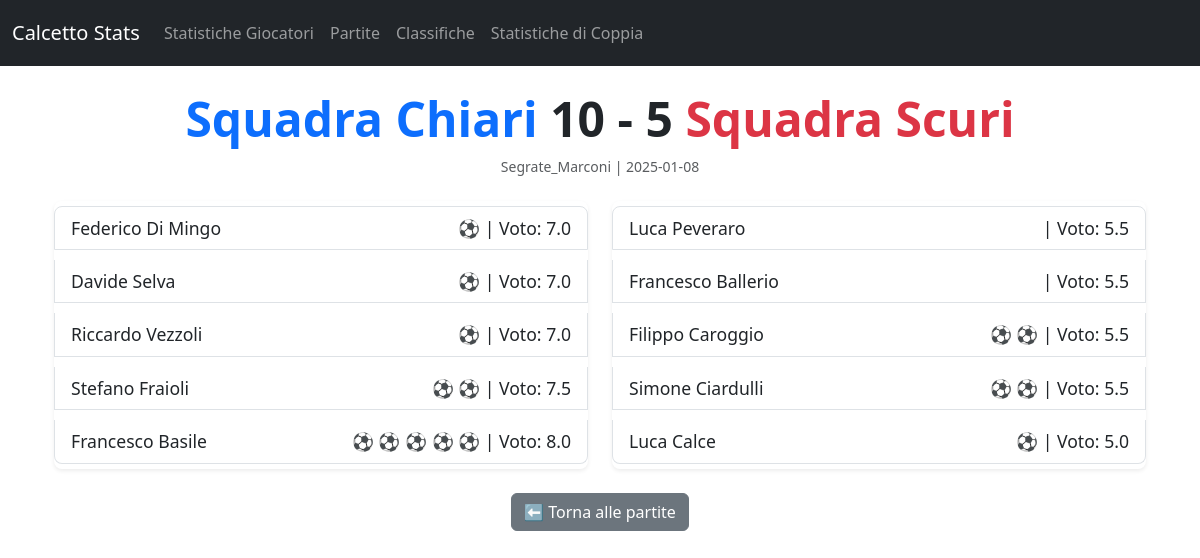
Page /partita/1 on the committed database.
### tables this page shows
CREATE TABLE Partite (
        id_partita INTEGER PRIMARY KEY AUTOINCREMENT,
        data TEXT NOT NULL,
        luogo TEXT NOT NULL,
        gol_squadra_chiari INTEGER,
        gol_squadra_scuri INTEGER
    );

CREATE TABLE Giocatori (
        id_giocatore INTEGER PRIMARY KEY AUTOINCREMENT,
        nome TEXT NOT NULL,
        gol_individuali INTEGER DEFAULT 0,
        gol_fatti_squadra INTEGER DEFAULT 0,
        gol_subiti_squadra INTEGER DEFAULT 0,
        partite_giocate INTEGER DEFAULT 0,
        partite_vinte INTEGER DEFAULT 0,
        partite_pareggiate INTEGER DEFAULT 0,
        partite_perse INTEGER DEFAULT 0,
        voto_pagella REAL DEFAULT 0,
        id_partita INTEGER,
        squadra TEXT NOT NULL,
        FOREIGN KEY (id_partita) REFERENCES Partite (id_partita)
    );

### web.py (the view)
@app.get("/partita/<int:id_partita>")
def dettaglio_partita(id_partita):
    partita, giocatori_chiari, giocatori_scuri = get_dettaglio_partita(id_partita)
    if not partita:
        return f"<h2>Partita con ID {id_partita} non trovata.</h2>"
    return render_template("partita.html",
                           partita=partita,
                           giocatori_chiari=giocatori_chiari,
                           giocatori_scuri=giocatori_scuri)

### stats.py (called while the page is built)
def get_dettaglio_partita(id_partita):
    conn = sqlite3.connect("calcetto_stats.db")
    c = conn.cursor()
    c.execute("""
        SELECT id_partita, data, luogo, gol_squadra_chiari, gol_squadra_scuri
        FROM Partite
        WHERE id_partita = ?
    """, (id_partita,))
    partita = c.fetchone()
    c.execute("""
        SELECT nome, gol_individuali, voto_pagella
        FROM Giocatori
        WHERE id_partita = ? AND squadra = 'Chiari'
    """, (id_partita,))
    giocatori_chiari = c.fetchall()
    c.execute("""
        SELECT nome, gol_individuali, voto_pagella
        FROM Giocatori
        WHERE id_partita = ? AND squadra = 'Scuri'
    """, (id_partita,))
    giocatori_scuri = c.fetchall()
    conn.close()
    return partita, giocatori_chiari, giocatori_scuri

### templates/partita.html (shortened to what this page needs)
{% extends "base.html" %}
{% block content %}
<div class="partita-dettaglio container">
    <div class="text-center my-4">
        <h2 class="fw-bold display-5">
            <span class="text-primary">Squadra Chiari</span>
            {{ partita[3] }} - {{ partita[4] }}
            <span class="text-danger">Squadra Scuri</span>
        </h2>
        <p class="text-muted small">
            {{ partita[2] }} | {{ partita[1] }}
        </p>
    </div>
    <div class="row mt-4">
        <div class="col-md-6">
            <ul class="list-group shadow-sm rounded-3">
                {% for giocatore in giocatori_chiari %}
                <li class="list-group-item d-flex justify-content-between align-items-center">
                    <span>{{ giocatore[0] }}</span>
                    <span>
                        {% for i in range(giocatore[1]) %}
                            ⚽
                        {% endfor %}
                        | Voto: {{ giocatore[2] }}
                    </span>
                </li>
                {% endfor %}
            </ul>
        </div>
        <div class="col-md-6">
            <ul class="list-group shadow-sm rounded-3">
                {% for giocatore in giocatori_scuri %}
                <li class="list-group-item d-flex justify-content-between align-items-center">
                    <span>{{ giocatore[0] }}</span>
                    <span>
                        {% for i in range(giocatore[1]) %}
                            ⚽
                        {% endfor %}
                        | Voto: {{ giocatore[2] }}
                    </span>
                </li>
                {% endfor %}
            </ul>
        </div>
    </div>
    <div class="mt-4 text-center">
        <a href="{{ url_for('lista_partite') }}" class="btn btn-secondary">
            ⬅ Torna alle partite
        </a>
    </div>
</div>
{% endblock %}

### static/style.css (style rules this page uses)
body { font-family: Arial, sans-serif; margin: 20px; background-color: #f9f9f9; color: #333; }
h1, h2 { color: #0056b3; }
ul { list-style: none; padding: 0; }
li { margin: 5px 0; }
a { color: #0056b3; text-decoration: none; }
.list-group-item { font-size: 1.1rem; }

### rows in the picture
Partite: gol_squadra_chiari "10", gol_squadra_scuri "5", luogo "Segrate_Marconi", data "2025-01-08"
Giocatori: nome "Federico Di Mingo", gol_individuali 1 (drawn), voto_pagella "7.0"
Giocatori: nome "Davide Selva", gol_individuali 1 (drawn), voto_pagella "7.0"
Giocatori: nome "Riccardo Vezzoli", gol_individuali 1 (drawn), voto_pagella "7.0"
Giocatori: nome "Stefano Fraioli", gol_individuali 2 (drawn), voto_pagella "7.5"
Giocatori: nome "Francesco Basile", gol_individuali 5 (drawn), voto_pagella "8.0"
Giocatori: nome "Luca Peveraro", voto_pagella "5.5"
Giocatori: nome "Francesco Ballerio", voto_pagella "5.5"
Giocatori: nome "Filippo Caroggio", gol_individuali 2 (drawn), voto_pagella "5.5"
Giocatori: nome "Simone Ciardulli", gol_individuali 2 (drawn), voto_pagella "5.5"
Giocatori: nome "Luca Calce", gol_individuali 1 (drawn), voto_pagella "5.0"
